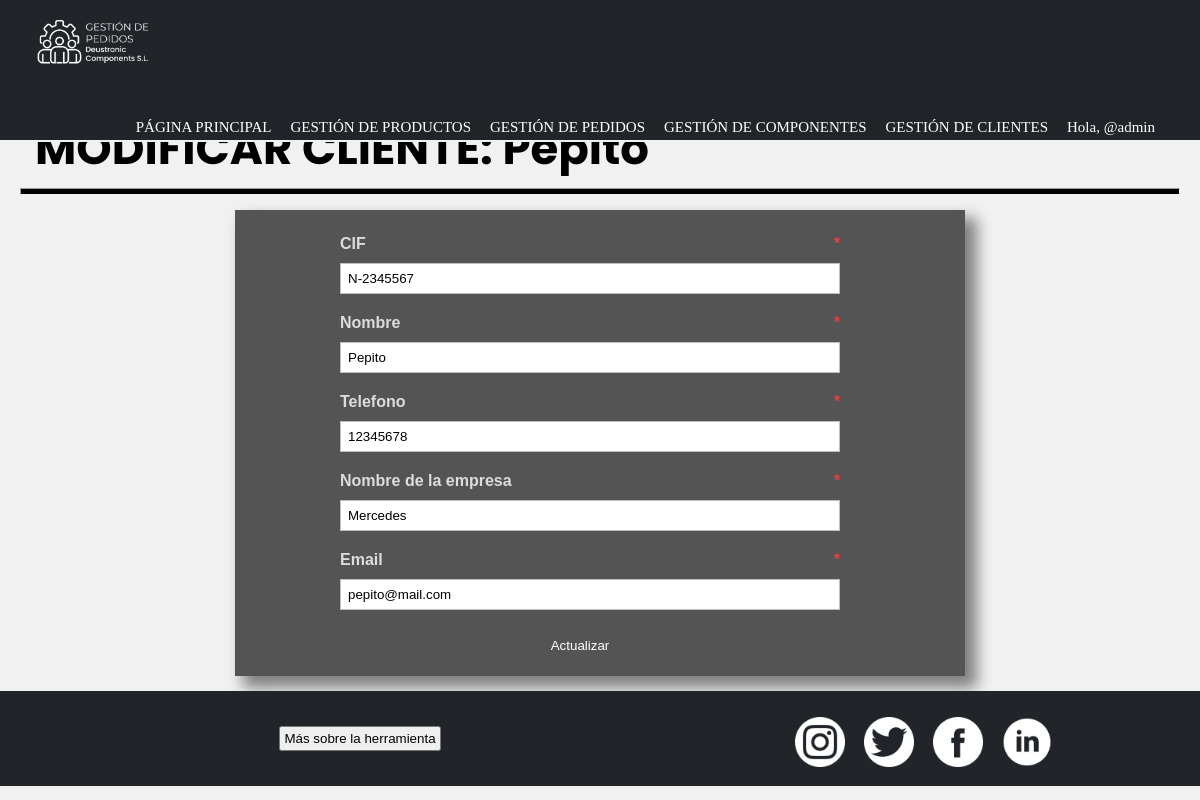
/gestionDePedidos/modificarCliente/1/ (signed in), run on the app's committed database.
### appGestionDePedidos/models.py (models this page shows, shortened)
class Cliente(models.Model):
    cif = models.CharField(max_length=10)
    nombre = models.CharField(max_length=50)
    telefono = models.CharField(max_length=9)
    nombreEmpresa = models.CharField(max_length=50)
    email = models.EmailField(max_length=50)

### appGestionDePedidos/views.py (the view)
# urls.py: path('modificarCliente/<int:pk>/', ModificarCliente.as_view(), name = 'modificarCliente'),
class ModificarCliente(PermissionRequiredMixin, UpdateView):
        permission_required = 'appGestionDePedidos.change_cliente'
        model = Cliente
        template_name = 'modificarCliente.html'
        success_url = reverse_lazy('pagPrincipal')
        fields = {
                "cif",
                "nombre",
                "telefono",
                "nombreEmpresa",
                "email"
        }

### appGestionDePedidos/templates/modificarCliente.html (shortened to what this page needs)
{% extends "base.html" %}
{% load static %}
{% block content %}
    <header>
        <h2 class="pagSecundarias">MODIFICAR CLIENTE: {{ cliente.nombre }}</h2>
        <hr>
    </header>
    <form class="acciones" method="POST" action=".">
        <ul class="formularios">
            <li>
                <label for="id_cif">CIF <span class="required">*</span></label>
                {{ form.cif }}
            </li>
            <li>
                <label for="id_nombre">Nombre<span class="required">*</span></label>
                {{ form.nombre }}
            </li>
            <li>
                <label for="id_telefono">Telefono <span class="required">*</span></label>
                {{ form.telefono }}
            </li>
            <li>
                <label for="id_nombreEmpresa">Nombre de la empresa <span class="required">*</span></label>
                {{ form.nombreEmpresa }}
            </li>
            <li>
                <label for="id_email">Email <span class="required">*</span></label>
                {{ form.email }}
            </li>
        </ul>
        <input type="submit" value="Actualizar">
    </form>
{% endblock %}

### appGestionDePedidos/templates/base.html (shortened to what this page needs)
<!DOCTYPE html>
{% load static %}
<html lang="es">
<head>
    <link rel="stylesheet" href="{% static 'CSS/style.css' %}?{% now 'U' %}">
</head>
<body>
    <header>
        <div class="nav-fijado">
            <nav class="menu">
                <img src="{% static 'IMG/logo_nav.png' %}" alt="Logo" width="150px">
                <ul>
                    <li><a href="{% url 'pagPrincipal' %}">PÁGINA PRINCIPAL</a></li>
                    <li><a href="">GESTIÓN DE PRODUCTOS</a>
                    </li>
                    <li><a href="">GESTIÓN DE PEDIDOS</a>
                    </li>
                    <li><a href="">GESTIÓN DE COMPONENTES</a>
                    </li>
                    <li><a href="">GESTIÓN DE CLIENTES</a>
                    </li>
                    {% if user.is_authenticated %}
                        <li>
                            <p>Hola, @{{ user.username }}</p>
                        </li>
                    {% else %}
                        <li>
                            <a href="{% url 'login' %}" title="Iniciar sesión"><img src="{% static 'IMG/iniciar_sesion.png' %}" width="25px" height="25px"></a>
                        </li>
                    {% endif %}
                </ul>
            </nav>
        </div>
    </header>
    <main>
        {% block content %}{% endblock %}
    </main>
    <footer class="pie">
        <div id="saberMas">
            <button id="masInfo">Más sobre la herramienta</button>
        </div>
        <div id="redes">
            <a href="https://www.instagram.com/?hl=es" title="Instagram"><img src="{% static 'IMG/instagram.png' %}" alt="Intagram" width="50px" height="50px"></a>
            <a href="https://twitter.com/?lang=es" title="Twitter"><img src="{% static 'IMG/twitter.png' %}"alt="Twitter" width="50px" height="50px"></a>
            <a href="https://es-es.facebook.com/" title="Facebook"><img src="{% static 'IMG/facebook.png' %}" alt="Facebook" width="50px" height="50px"></a>
            <a href="https://es.linkedin.com/" title="LinkedIn"><img src="{% static 'IMG/linkedin.png' %}" alt="LinkedIn" width="50px" height="50px"></a>
        </div>
    </footer>
</body>
</html>

### appGestionDePedidos/static/CSS/style.css (style rules this page uses)
* { padding: 0; margin: 0; }
.nav-fijado { width: 100%; position: fixed; z-index: 1; border-bottom: 2px solid rgb(241, 241, 241); background-color: rgb(33, 37, 41); }
.menu { margin-left: auto; margin-right: auto; font-family: "calibri"; width: 100%; }
.menu img { float: left; padding-top: 0px; padding-left: 15px; padding-bottom: 0px; }
.menu ul { margin: auto; list-style: none; padding-right: 30px; float: right; }
.menu li { display: inline-block; }
.menu li a { text-decoration: none; color: white; font-size: 15px; padding-top: 30px; padding-right: 15px; transition: color 0.4s; display: table-cell; vertical-align: middle; }
.menu li p { text-decoration: none; color: white; font-size: 15px; padding-top: 35px; padding-right: 15px; display: table-cell; vertical-align: middle; }
.pie { background-color: rgb(33, 37, 41); min-height: 95px; height: 100%; width: 100%; bottom: 0; clear: right; clear: left; display: flex; align-items: center; }
.pie #redes { margin-left: 60px; }
.pie #saberMas { text-align: center; width: 700px; padding: 10px; font-family: "poppins", Arial, Helvetica, sans-serif; font-size: 15px; color: gainsboro; }
.pie #saberMas button { padding: 3px; }
.pie img { margin-top: 10px; margin-left: 15px; }
body { height: 100%; background-color: rgb(241, 241, 241); }
main { min-height: 521px; height: 100%; padding: 15px; }
main h2 { padding: 20px; font-family: "poppins", Arial, Helvetica, sans-serif; font-size: 45px; color: black; }
.pagSecundarias { padding-top: 100px; }
hr { margin: auto; margin-top: -15px; height: 5px; width: 99%; background-color: black; }
.acciones { padding: 15px; width: 700px; margin: auto; margin-top: 15px; background-color: rgba(0, 0, 0, .65); color: gainsboro; font-family: "calibri", Verdana, Geneva, Tahoma, sans-serif; box-shadow: 10px 10px 14px 2px rgba(0,0,0,0.47); }
.formularios { padding-left: 80px; }
.formularios li { list-style: none; padding: 10px; display: block; }
.formularios label { padding-bottom:10px; display:block; font-weight: bold; margin: auto; }
input[type=text], .formularios input[type=date], .formularios input[type=number], .formularios input[type=email], .formularios input[type=password], textarea, select { width: 500px; box-sizing: border-box; -webkit-box-sizing: border-box; -moz-box-sizing: border-box; border:1px solid #BEBEBE; padding: 7px; margin:0px; -webkit-transition: all 0.30s ease-in-out; -moz-transition: all 0.30s ease-in-out; -ms-transition: all 0.30s ease-in-out; -o-transition: all 0.30s ease-in-out; outline: none; position: relative; }
.formularios .required { color: rgb(231, 65, 65); float: right; padding-right: 100px; }
input[type=submit] { margin-top: 10px; margin-left: 180px; width: 300px; background: none; padding: 8px 15px 8px 15px; border: none; color: white; transition: background 1s; }

### data on the page
Cliente: nombre "Pepito", cif "N-2345567", telefono "12345678", nombreEmpresa "Mercedes", email "pepito@mail.com"

### other printed values
{{ user.username }} "admin"
